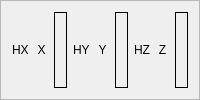
     <widget class="QFrame" name="frame_4">
      <property name="frameShape">
       <enum>QFrame::StyledPanel</enum>
      </property>
      <property name="frameShadow">
       <enum>QFrame::Raised</enum>
      </property>
      <layout class="QGridLayout" name="gridLayout_4">
       <item row="1" column="7">
        <widget class="QLabel" name="label_3">
         <property name="text">
          <string>Z</string>
         </property>
         <property name="alignment">
          <set>Qt::AlignCenter</set>
         </property>
        </widget>
       </item>
       <item row="1" column="3">
        <widget class="QLabel" name="home_lb_1">
         <property name="text">
          <string>HY</string>
         </property>
        </widget>
       </item>
       <item row="1" column="0">
        <widget class="QLabel" name="home_lb_0">
         <property name="text">
          <string>HX</string>
         </property>
        </widget>
       </item>
       <item row="1" column="2">
        <widget class="QLabel" name="dro_lb_x">
         <property name="font">
          <font>
           <family>FreeMono</family>
           <pointsize>12</pointsize>
           <weight>75</weight>
           <bold>true</bold>
          </font>
         </property>
         <property name="frameShape">
          <enum>QFrame::Box</enum>
         </property>
         <property name="text">
          <string/>
         </property>
        </widget>
       </item>
       <item row="1" column="8">
        <widget class="QLabel" name="dro_lb_z">
         <property name="font">
          <font>
           <family>FreeMono</family>
           <pointsize>12</pointsize>
           <weight>75</weight>
           <bold>true</bold>
          </font>
         </property>
         <property name="frameShape">
          <enum>QFrame::Box</enum>
         </property>
         <property name="text">
          <string/>
         </property>
        </widget>
       </item>
       <item row="1" column="4">
        <widget class="QLabel" name="label_2">
         <property name="text">
          <string>Y</string>
         </property>
         <property name="alignment">
          <set>Qt::AlignCenter</set>
         </property>
        </widget>
       </item>
       <item row="1" column="5">
        <widget class="QLabel" name="dro_lb_y">
         <property name="font">
          <font>
           <family>FreeMono</family>
           <pointsize>12</pointsize>
           <weight>75</weight>
           <bold>true</bold>
          </font>
         </property>
         <property name="frameShape">
          <enum>QFrame::Box</enum>
         </property>
         <property name="text">
          <string/>
         </property>
        </widget>
       </item>
       <item row="1" column="1">
        <widget class="QLabel" name="label">
         <property name="text">
          <string>X</string>
         </property>
         <property name="alignment">
          <set>Qt::AlignCenter</set>
         </property>
        </widget>
       </item>
       <item row="1" column="6">
        <widget class="QLabel" name="home_lb_2">
         <property name="text">
          <string>HZ</string>
         </property>
        </widget>
       </item>
      </layout>
     </widget>
